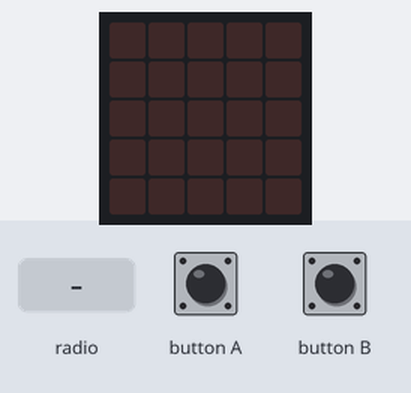
Recording of a program running on a simulated BBC micro:bit (MakeCode). Shown: the board's 5×5 LED display. The test bench sets the inputs (shaded band).

Above: at 1.2 s.
1.3 s: radio message "0" arrives
At 2.3 s:
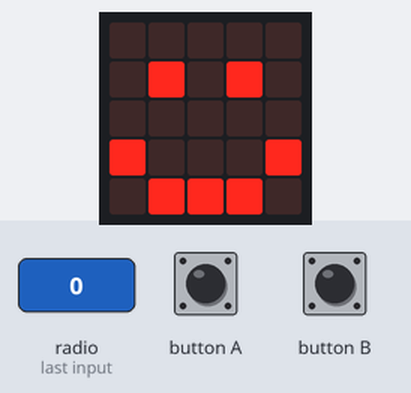
7.5 s: radio message "1" arrives
Timing chart, 0 to 10.5 s (numbered marks = the images above; inputs shaded):
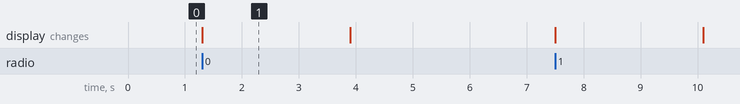

The program:

main.ts
```typescript
radio.onReceivedNumber(function (receivedNumber) {
    let ReceivedNumber = 0
    if (ReceivedNumber == 0) {
        basic.showIcon(IconNames.Happy)
        basic.pause(2000)
        basic.clearScreen()
    }
    if (ReceivedNumber == 1) {
        basic.showIcon(IconNames.Sad)
        basic.pause(2000)
        basic.clearScreen()
    }
})
input.onButtonPressed(Button.A, function () {
    radio.sendNumber(0)
})
input.onButtonPressed(Button.B, function () {
    radio.sendNumber(1)
})
basic.forever(function () {
    radio.setGroup(1)
    radio.setGroup(0)
})
```

test.ts
```typescript
// les tests vont ici ; cela ne sera pas compilé si ce paquet est utilisé en tant qu'extension.
```

Measured:
- after the input at 1.3 s, the display: changes at once (image 1)
- what the display in image 1 shows lasts 2.6 s, from 1.3 s to 3.9 s
